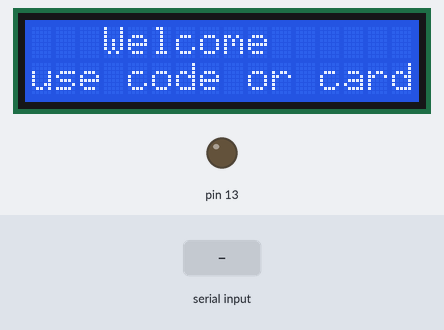
Simulated run of this sketch. Board: Arduino Uno, built with avr-gcc and run on an emulated ATmega328P. Parts: 16×2 character LCD, output pins drawn as LEDs (lit = HIGH). Inputs (shaded band) come from the test bench. What the sketch prints to the serial monitor is not drawn.

Above: at 1.2 s.
1.3 s: "90,45\n" received over Serial
At 2.5 s:
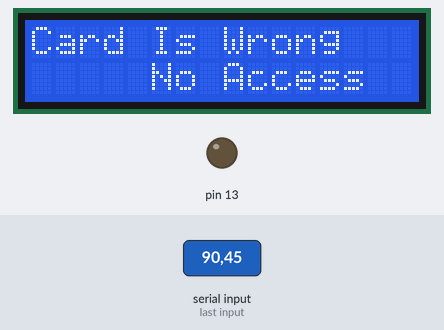
4.3 s: "5\n" received over Serial
Timing chart, 0 to 7.3 s (numbered marks = the images above; inputs shaded):
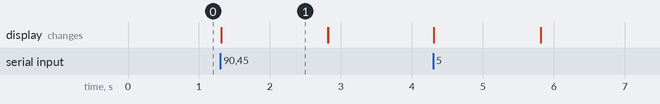

The sketch:

Lcd_and_RF_id.ino
```cpp
#include <LiquidCrystal.h>
int rs=A5;
int en=A4;
int d4=A3;
int d5=A2;
int d6=A1;
int d7=A0;
LiquidCrystal lcd(rs,en,d4,d5,d6,d7);

int LOCK=2000;
int LCD_TIME=1500;
int originalNumber=23130;
int originalNumber2=12527;
char a[11];
int i;
int cardnum=0;

void setup() {
  // put your setup code here, to run once:
Serial.begin(9600);
pinMode(13,OUTPUT);
lcd.begin(16,2);
}

void loop()
{
lcd.setCursor(0,0);
lcd.print("   Welcome");
lcd.setCursor(0,1);
lcd.print("use code or card");


if(Serial.available())
{     i=0;

   while(Serial.available() && i < 12)
  {
    a[i]= Serial.read();
    Serial.write(a[i]);
    i++;
    delay(1);
  }


for(i=6;i<10;i++)
 {
    if(a[i]>='0' && a[i]<='9')
     {
       cardnum=(cardnum*16)+a[i]-'0';
     }
    else
     {
      cardnum=(cardnum*16)+a[i]-'A'+10;
     }

}
Serial.write(cardnum);
 if(cardnum==originalNumber || cardnum==originalNumber2   )
    { lcd.clear();
      lcd.setCursor(0,0);
      lcd.print("Card Is Right");
      lcd.setCursor(0,1);
      lcd.print("  Access Granted");
      digitalWrite(13,HIGH);
      delay(LOCK);
      digitalWrite(13,LOW);
      delay(LOCK);
      lcd.clear();
    }
 else
    { lcd.clear();
      lcd.setCursor(0,0);
      lcd.print("Card Is Wrong");
      lcd.setCursor(0,1);
      lcd.print("     No Access");
      delay(LCD_TIME);
      lcd.clear();
   }
}
  }
```

Measured:
- after the input at 1.3 s, the display: changes at once (image 1)
- what the display in image 1 shows lasts 1.5 s, from 1.3 s to 2.8 s
